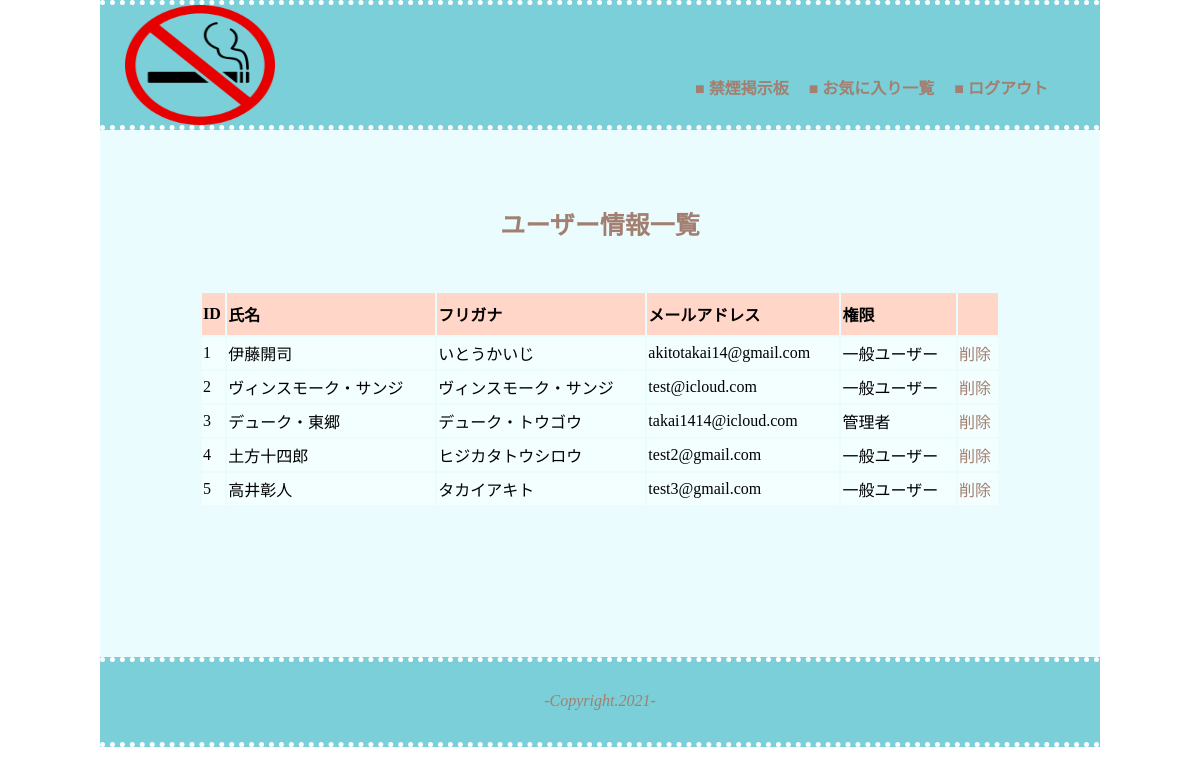
The page /role-mypage.php (signed in) on the database as committed earlier.
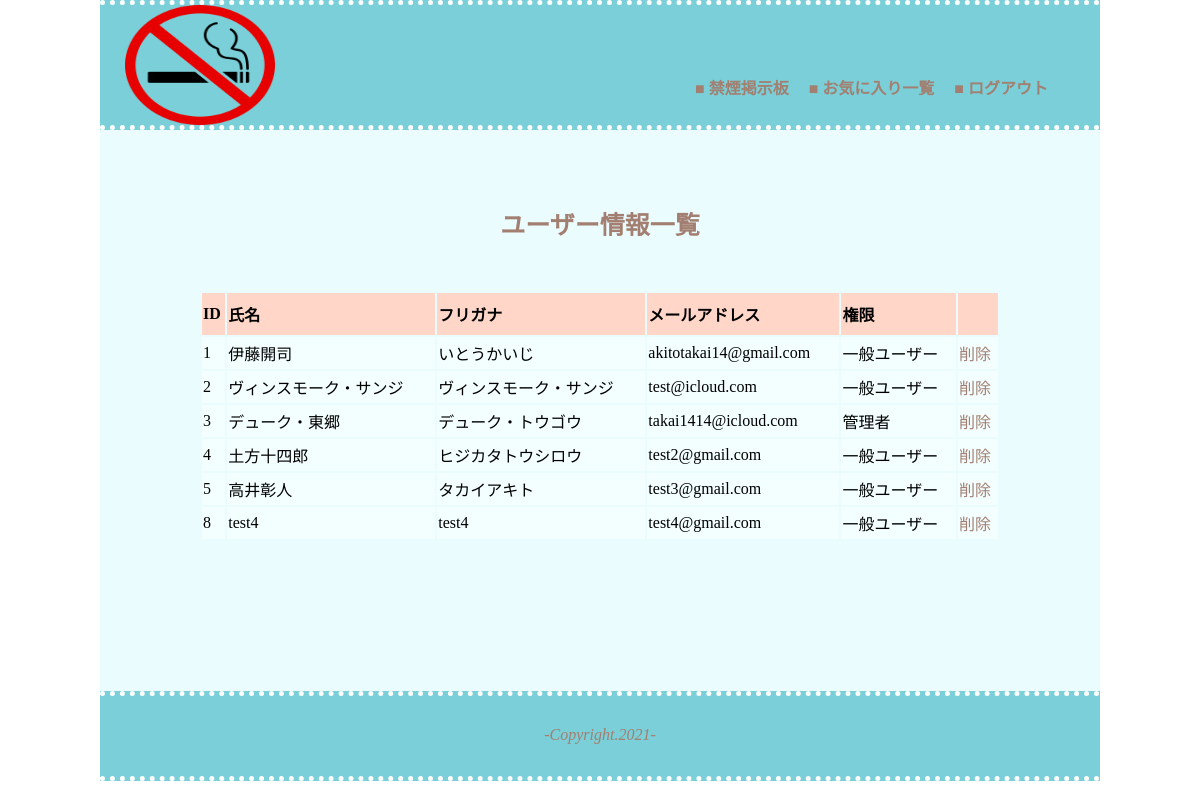
The same page on the database as committed later.
### tables this page shows
CREATE TABLE `users` (
  `id` int(11) NOT NULL,
  `name` varchar(32) NOT NULL,
  `kana` varchar(32) NOT NULL,
  `number` int(11) NOT NULL COMMENT '本数',
  `mail` varchar(256) NOT NULL,
  `password` varchar(255) NOT NULL,
  `role` int(1) DEFAULT '1' COMMENT '0=管理者、1=一般ユーザー',
  `delflag` int(11) NOT NULL DEFAULT '1' COMMENT '0=削除済,1=デフォルト'
);

### php.original/config/config.php (called while the page is built)
<?php
 $host = 'localhost';
 $dbname = 'origin_php';
 $user = 'root';
 $pass = 'root';

### php.original/model/DB.php (called while the page is built, shortened)
<?php
 class DB {
   private $host;
   private $dbname;
   private $user;
   private $pass;
   function __construct($host, $dbname, $user, $pass) {
     $this->host = $host;
     $this->dbname = $dbname;
     $this->user = $user;
     $this->pass = $pass;
   }
   public function connectDB() {
     $this->connect = new PDO('mysql:host='.$this->host.';dbname='.$this->dbname.';charset=utf8', $this->user, $this->pass);
   }
 }

### php.original/model/User.php (called while the page is built, shortened)
<?php
 require_once("DB.php");
class User extends DB {
  public function findAll() {
    $sql = "SELECT * FROM users WHERE delflag=1";
    $stmt = $this->connect->prepare($sql);
    $stmt->execute();
    $result = $stmt->fetchAll();
    return $result;
  }
}
?>

### role-mypage.php (the view, shortened to what this page needs)
<?php
require_once("php.original/config/config.php");
require_once("php.original/model/User.php");
function h($post){
  return htmlspecialchars($post,ENT_QUOTES,'UTF-8');
}
try{
  $user = new User($host, $dbname, $user, $pass);
  $user->connectDB();
  if(isset($_GET['del'])) {
    $user->delete($_GET['del']);
  $result = $user->findAll();
}  else {
  $result = $user->findAll();
   }
  } catch(PDOException $e) {
    echo "エラー:".$e->getMessage()."<br>";
  }
?>
<!DOCTYPE html>
<html lang="ja">
  <head>
    <link rel="stylesheet" type="text/css" href="php.original/css/role-mypage.css">
    <link rel="stylesheet" type="text/css" href="php.original/css/base.css">
  </head>
  <body>
    <div id="wrapper">
    <h3>ユーザー情報一覧</h3>
    <table id="users">
    <tr>
      <th>ID</th>
      <th>氏名</th>
      <th>フリガナ</th>
      <th>メールアドレス</th>
      <th>権限</th>
      <th> </th>
    </tr>
    <?php foreach ($result as $row): ?>
      <tr>
        <td><?php echo h($row['id']) ?></td>
         <td><?php echo h($row['name']) ?></td>
         <td><?php echo h($row['kana']) ?></td>
         <td><?php echo h($row['mail']) ?></td>
         <td>
           <?php  if(h($row['role']) === '0'): ?>
             管理者
           <?php else: ?>
             一般ユーザー
           <?php endif; ?>
         </td>
         <td>
           <a href = "?del=<?=$row['id']?>" onclick = "if(!confirm('ID:<?=$row['id']?>を削除します。宜しいでしょうか？')) return false;">削除</a>
         </td>
       </tr>
     <?php  endforeach; ?>
     </table>
</div>
  </body>
</html>

Rows that differ between the two databases and show on the page:
added users: id "8", name "test4", kana "test4", mail "test4@gmail.com", role "一般ユーザー"
